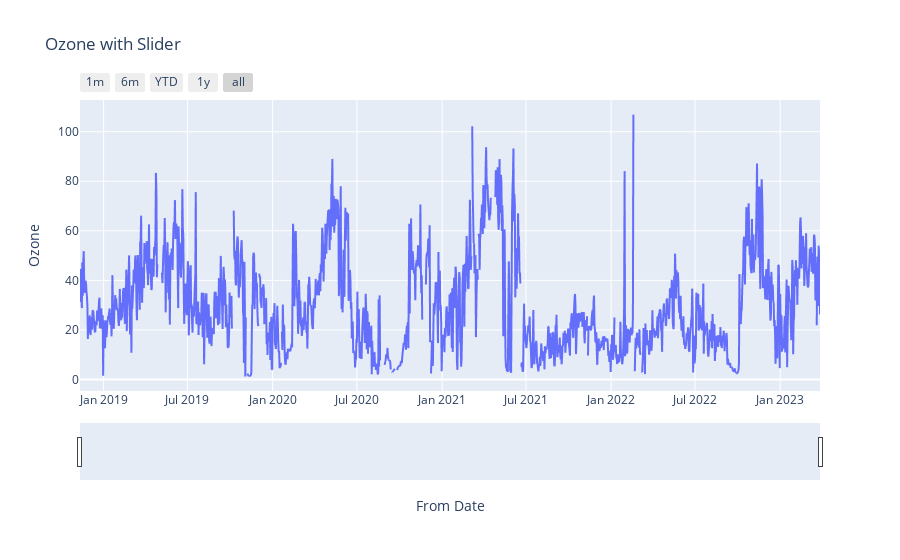

Source (notebook cell):
### Code cell
fig = px.line(aq_df_non_indexed,x='From Date',y='Ozone',title='Ozone with Slider')

fig.update_xaxes( 
    rangeslider_visible=True,
    rangeselector=dict(
        buttons=list([
            dict(count=1,label="1m",step="month",stepmode="backward"),
            dict(count=6,label="6m",step="month",stepmode="backward"),
            dict(count=1,label="YTD",step="year",stepmode="todate"), # YTD = year to date it means from 1st jan to current date
            dict(count=1,label="1y",step="year",stepmode="backward"),
            dict(step="all")
        ])
    )
)
fig.show()

### Figure 1 — Plotly figure (JSON) as saved in the notebook; plotly's stock layout.template omitted (floating-point values rounded to 4 significant figures; data arrays with more than 128 entries replaced by an {"elided": "..."} marker saying what was removed)
{"data": [{"hovertemplate": "From Date=%{x}<br>Ozone=%{y}<extra></extra>", "legendgroup": "", "line": {"color": "#636efa", "dash": "solid"}, "marker": {"symbol": "circle"}, "mode": "lines", "name": "", "showlegend": false, "type": "scattergl", "x": {"elided": "1599 str values"}, "xaxis": "x", "y": {"elided": "1599 float values"}, "yaxis": "y"}], "layout": {"legend": {"tracegroupgap": 0}, "title": {"text": "Ozone with Slider"}, "xaxis": {"anchor": "y", "domain": [0, 1], "rangeselector": {"buttons": [{"count": 1, "label": "1m", "step": "month", "stepmode": "backward"}, {"count": 6, "label": "6m", "step": "month", "stepmode": "backward"}, {"count": 1, "label": "YTD", "step": "year", "stepmode": "todate"}, {"count": 1, "label": "1y", "step": "year", "stepmode": "backward"}, {"step": "all"}]}, "rangeslider": {"visible": true}, "title": {"text": "From Date"}}, "yaxis": {"anchor": "x", "domain": [0, 1], "title": {"text": "Ozone"}}}}
